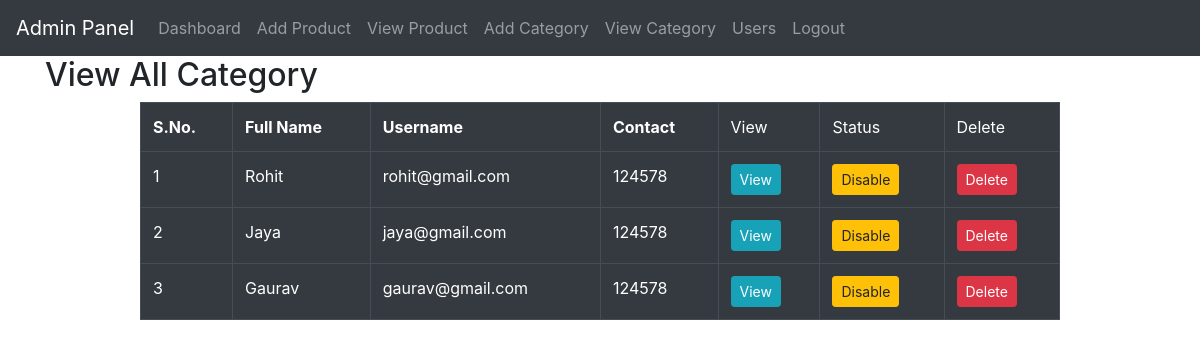
The page /admin/users.php (signed in) on the database as committed earlier.
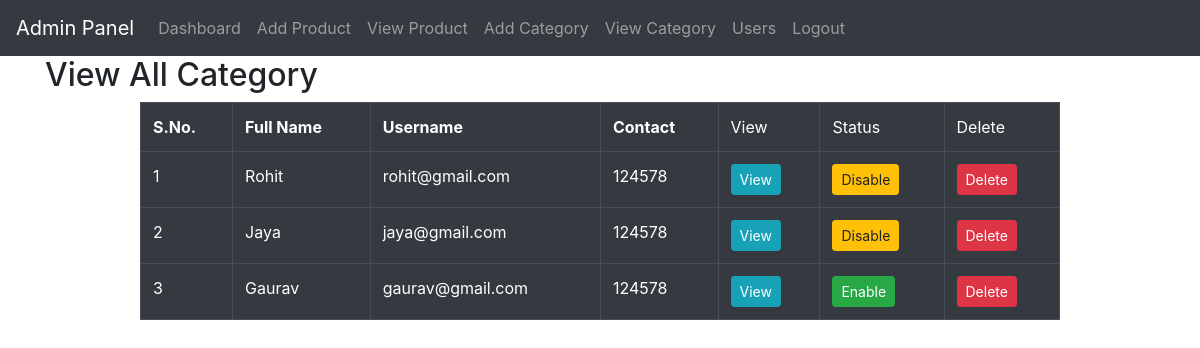
The same page on the database as committed later.
### tables this page shows
CREATE TABLE `user` (
  `id` int(11) NOT NULL,
  `full_name` varchar(100) NOT NULL,
  `username` varchar(100) NOT NULL,
  `password` varchar(100) NOT NULL,
  `address` text NOT NULL,
  `gender` varchar(10) NOT NULL,
  `city` varchar(100) NOT NULL,
  `contact` varchar(100) NOT NULL,
  `status` int(11) NOT NULL DEFAULT '1'
);

### admin/users.php (the view, shortened to what this page needs)
<?php
include("../db.php");
include("admin_header.php");
$query = "SELECT * FROM user";
$result = mysqli_query($con, $query);
?>
	<div class="container" style="min-height: 600px;">
		<h2>View All Category</h2>
		<div class="row">
			<div class="col-md-10 offset-md-1">
				<table class="table table-bordered table-dark">
					<tr>
						<th>S.No.</th>
						<th>Full Name</th>
						<th>Username</th>
						<th>Contact</th>
						<td>View</td>
						<td>Status</td>
						<td>Delete</td>
					</tr>
					<?php
					while($data = mysqli_fetch_assoc($result))
					{
						if($data['status']==1)
						{
							$btn = "<a href='change_status.php?uid=".$data['id']."&status=".$data['status']."' class='btn btn-warning btn-sm'>Disable</a>";
						}
						else
						{
							$btn = "<a href='change_status.php?uid=".$data['id']."&status=".$data['status']."' class='btn btn-success btn-sm'>Enable</a>";
						}
						?>
						<tr>
							<td><?php echo $data['id'];?></td>
							<td><?php echo $data['full_name'];?></td>
							<td><?php echo $data['username'];?></td>
							<td><?php echo $data['contact'];?></td>
							<td><a href="#" class="btn btn-info btn-sm">View</a></td>
							<td><?php echo $btn; ?></td>
							<td><a href="#" class="btn btn-danger btn-sm">Delete</a></td>
						</tr>
					<?php
					}
					?>
				</table>
			</div>
		</div>
	</div>
</body>
</html>

Rows that differ between the two databases and show on the page:
changed user "Gaurav": status "Disable" → "Enable"
